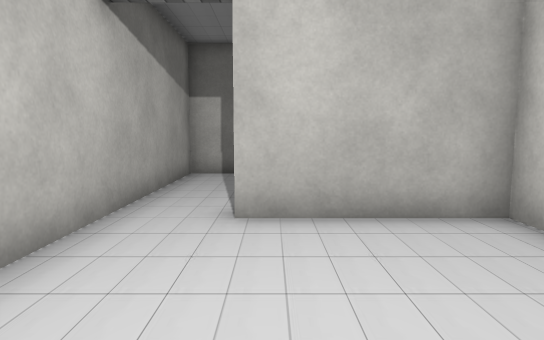
[1] (above)

24 first-person views from a walk through a scene from a Unity 3-D project. The camera is 1.2 m above the floor, tilts 6° down and sees 75° across. The floor is counted in squares, 1 m on a side. Each view is taken from the middle of a square. On the plan, view 1 faces up. The plan holds only what a view shows up to about 14 squares ahead; the rest is blank. The place goes on beyond the plan. The player is left out. Some surface patterns are stand-ins.

[2]
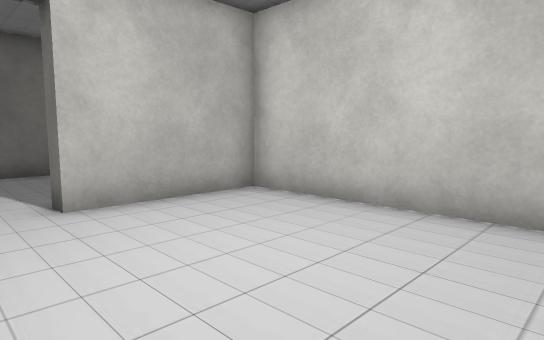

[3]
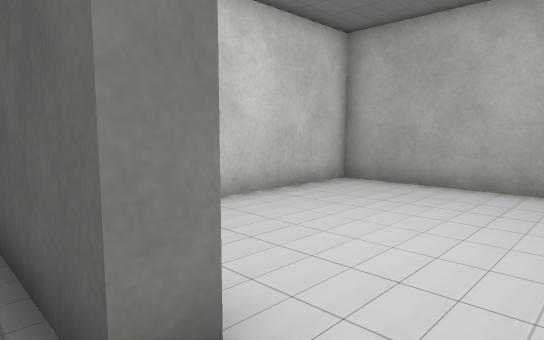

[4]
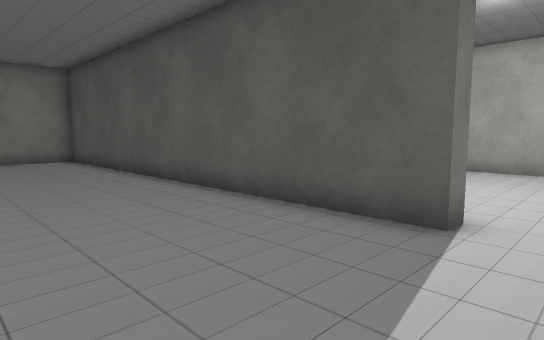

[5]
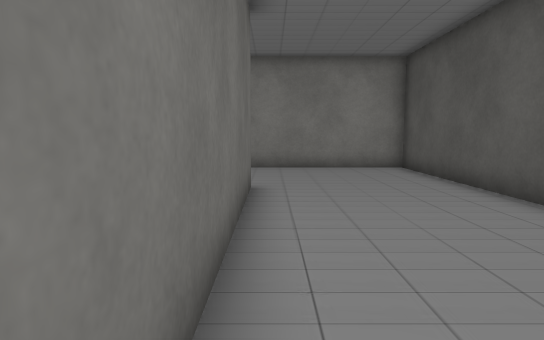

[6]
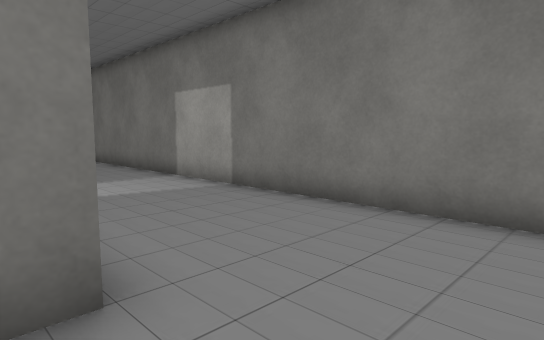

[7]
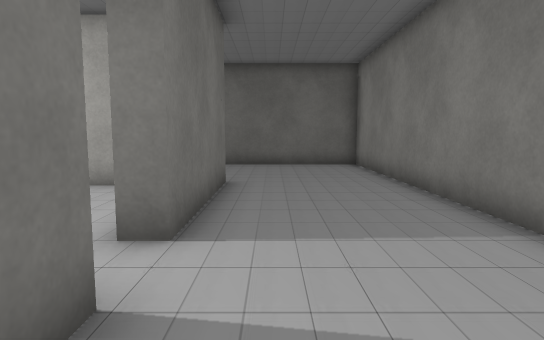

[8]
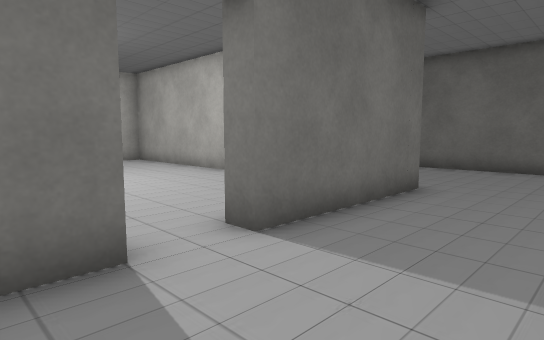

[9]
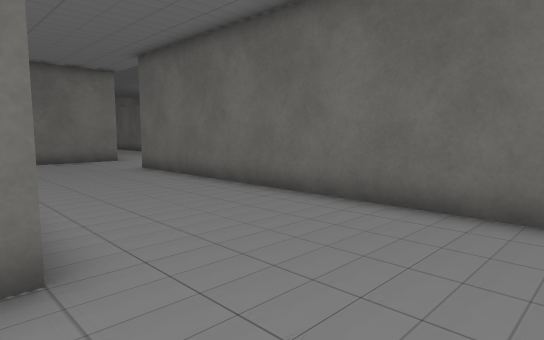

[10]
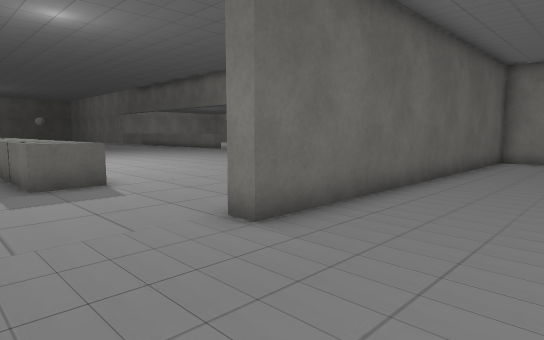

[11]
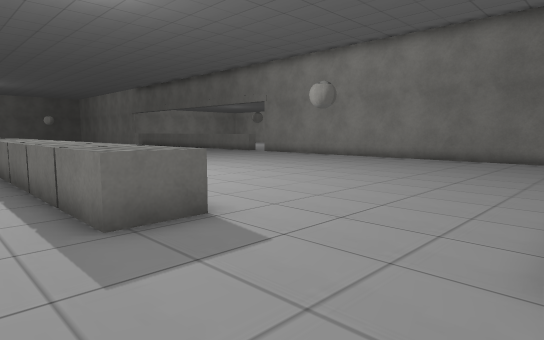

[12]
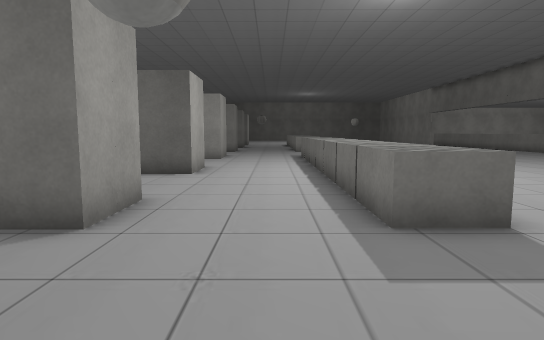

[13]
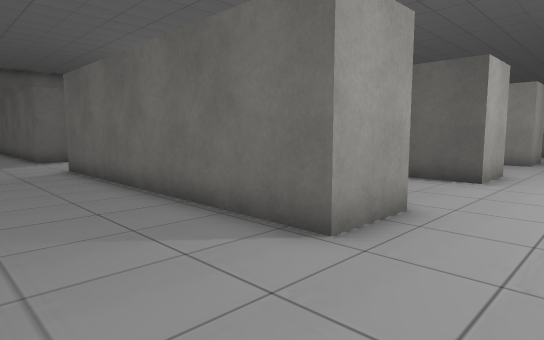

[14]
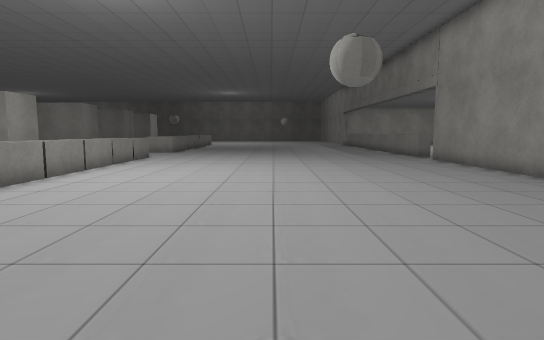

[15]
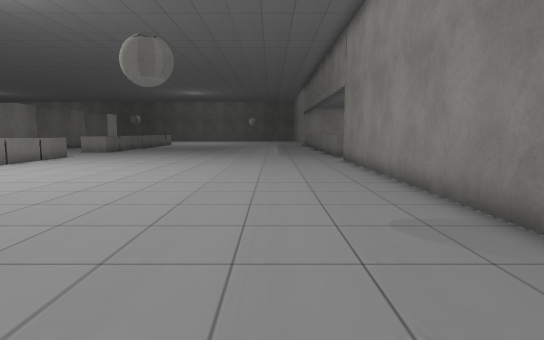

[16]
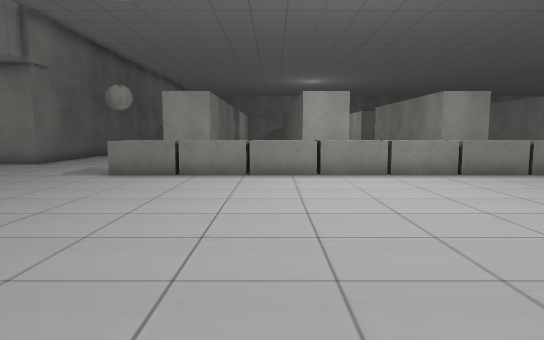

[17]
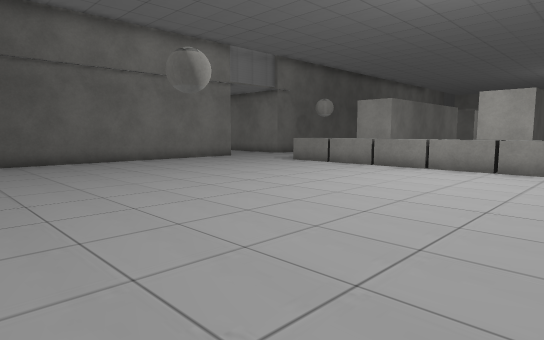

[18]
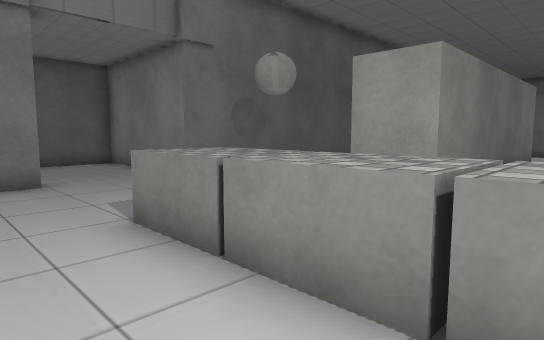

[19]
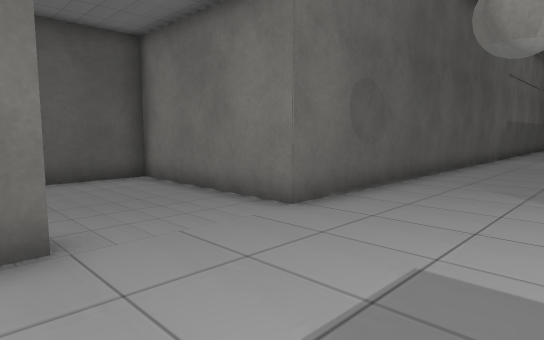

[20]
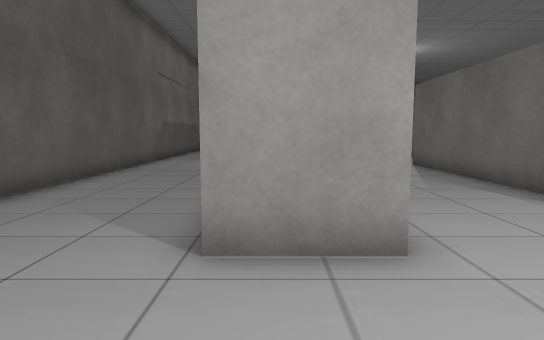

[21]
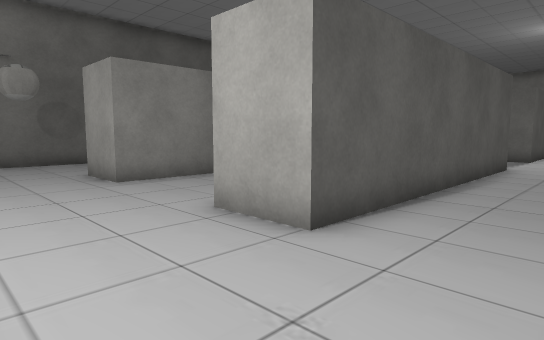

[22]
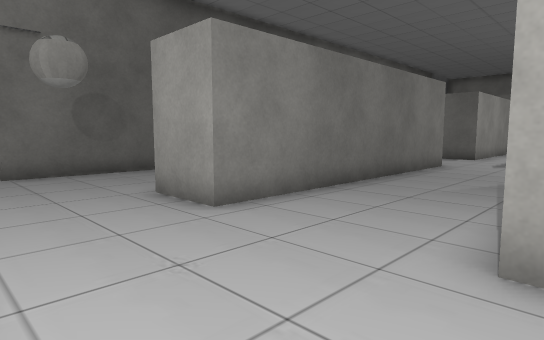

[23]
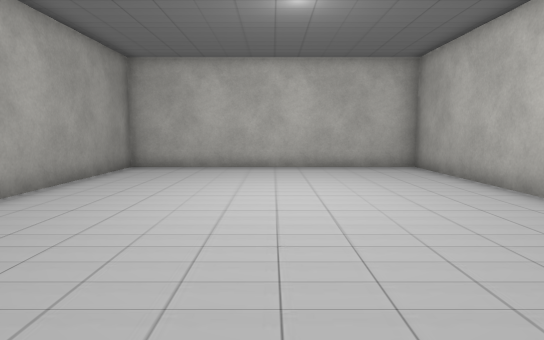

[24]
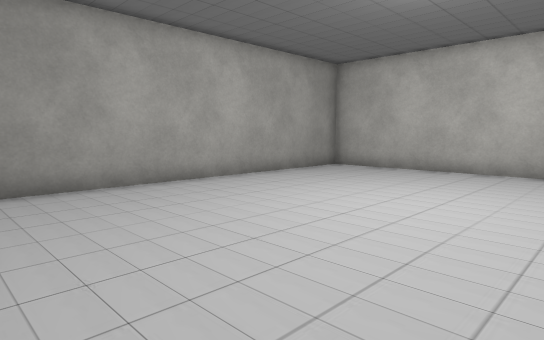

### Floor plan
Points are (right, up) in squares from view 1. A wall is a line through its corners. A room is listed if a view was taken in it or the views show most of it. See-through windows are left out.
Room 1 (views 1, 2)
walls: (-2.4, 4.5) (-2.4, 3); (-1, -2.1) (3.3, -2.1) (3.3, 4.9) (-0.5, 4.9)
ways out: opening at (-1.5, 5) to room 2
Room 2 (views 3, 4, 5, 6, 7, 8, 9, 10, 11, 12, 13, 14, 15, 16, 17, 18, 19, 20, 21, 22, 23)
walls: (7.9, 27.1) (11.1, 27.1); (9.8, 21.8) (9.8, 16.8); (14.2, 29.1) (14.2, 42.1); (-7.9, 37.3) (-14.4, 37.3); (9.8, 15.4) (9.8, 14.2); (-14.4, 33.3) (-4.4, 33.3) (-4.4, 31.3) (-14.4, 31.3); (-15.1, 27.1) (-2.4, 27.1) (-2.4, 21.6) (0.1, 21.6); (0.6, 10.5) (-2.4, 10.5) (-2.4, 4.5); (-14.4, 39.3) (-4.4, 39.3) (-4.4, 37.3) (-6.1, 37.3); (9.9, 10.5) (2.5, 10.5); (-0.5, 4.9) (-0.5, 5.5) (14.2, 5.5) (14.2, 26.5) (1.2, 26.5) (1.2, 27.1) (1.9, 27.1)
ways out: opening at (-1.5, 5) to room 1; opening at (10, 16) to room 3
objects: block (0, 32) to (1, 33); block (0, 34) to (1, 35); block (0, 36) to (1, 37); block (0, 38) to (1, 39); block (0, 40) to (1, 40); block (0, 41) to (1, 42)
Room 3 (view 24)
walls: (3.9, 21) (-2.4, 21) (-2.4, 11.1) (8, 11.1); (7.5, 21) (6.8, 21); (9.8, 16.8) (9.2, 16.8)
ways out: opening at (10, 16) to room 2

Where each view was taken, in squares from view 1:
view 1: 0 up, 0 right, facing up
view 2: 1 down, 2 left, facing up-right
view 3: 6 up, 2 left, facing down-right
view 4: 10 up, 2 left, facing down-right
view 5: 10 up, 2 right, facing right
view 6: 8 up, 9 right, facing up-right
view 7: 13 up, 11 right, facing up
view 8: 14 up, 13 right, facing up-left
view 9: 21 up, 13 right, facing up-left
view 10: 23 up, 2 left, facing up-right
view 11: 27 up, 2 left, facing up-right
view 12: 27 up, 2 left, facing up
view 13: 28 up, 2 left, facing up-left
view 14: 28 up, 7 right, facing up
view 15: 28 up, 11 right, facing up
view 16: 36 up, 11 right, facing left
view 17: 42 up, 13 right, facing down-left
view 18: 36 up, 3 right, facing down-left
view 19: 31 up, 2 right, facing down-left
view 20: 32 up, 1 left, facing left
view 21: 42 up, 1 left, facing down-left
view 22: 38 up, 1 left, facing down-left
view 23: 16 up, 10 right, facing left
view 24: 19 up, 9 right, facing down-left
